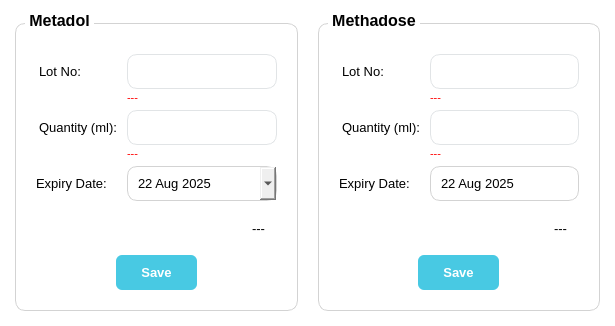
<?xml version="1.0" encoding="UTF-8"?>
<ui version="4.0">
 <class>Dialog</class>
 <widget class="QDialog" name="Dialog">
  <property name="geometry">
   <rect>
    <x>0</x>
    <y>0</y>
    <width>615</width>
    <height>326</height>
   </rect>
  </property>
  <property name="windowTitle">
   <string>Lot Details</string>
  </property>
  <property name="windowIcon">
   <iconset>
    <normaloff>../images/medidoze-icon.ico</normaloff>../images/medidoze-icon.ico</iconset>
  </property>
  <property name="styleSheet">
   <string notr="true">QDialog{
background:#ffffff;
font-family:Nirmala UI
}
QGroupBox{
border:1px solid lightgrey;
font-weight: 700;
padding:10px 0px 0px 0px;
margin-top:8px;
font-family:Nirmala UI;
font-size:12pt;
border-radius:10%
}
QGroupBox:title{
subcontrol-origin: margin;
left: 10px;
top:-4px;
margin:0px 2px 0px 2px
}
QLabel{
font-size:10pt
}
QDateEdit{
padding:8px;
border:1px solid lightgrey;
border-radius:10%;
font-size:10pt
}
QDateEdit::drop-down{
image:url(:/icon/images/down_arrow.svg);
padding:17px 12px 17px 0px;
/*border:1px solid lightgrey;*/
}
QCalendarWidget QToolButton {
/* Style navigation buttons */
background-color: transparent;
color: black;
width:90px;
}
QCalendarWidget QToolButton:hover {
/* Hover effect for navigation buttons */
background-color: #e0e0e0;
}
 /* Hover on list of  month items */
QCalendarWidget QMenu::item:selected {
background-color:rgb(72, 201, 227);
color: white;
}</string>
  </property>
  <layout class="QGridLayout" name="gridLayout">
   <property name="leftMargin">
    <number>15</number>
   </property>
   <property name="topMargin">
    <number>15</number>
   </property>
   <property name="rightMargin">
    <number>15</number>
   </property>
   <property name="bottomMargin">
    <number>15</number>
   </property>
   <property name="horizontalSpacing">
    <number>20</number>
   </property>
   <property name="verticalSpacing">
    <number>11</number>
   </property>
   <item row="0" column="0">
    <widget class="QGroupBox" name="groupBox">
     <property name="minimumSize">
      <size>
       <width>250</width>
       <height>250</height>
      </size>
     </property>
     <property name="title">
      <string>Metadol</string>
     </property>
     <layout class="QGridLayout" name="gridLayout_2">
      <property name="leftMargin">
       <number>20</number>
      </property>
      <property name="topMargin">
       <number>20</number>
      </property>
      <property name="rightMargin">
       <number>20</number>
      </property>
      <property name="bottomMargin">
       <number>20</number>
      </property>
      <item row="3" column="0">
       <widget class="QLabel" name="label_5">
        <property name="sizePolicy">
         <sizepolicy hsizetype="Preferred" vsizetype="Maximum">
          <horstretch>0</horstretch>
          <verstretch>0</verstretch>
         </sizepolicy>
        </property>
        <property name="styleSheet">
         <string notr="true">margin-bottom:15px</string>
        </property>
        <property name="text">
         <string>Quantity (ml):</string>
        </property>
       </widget>
      </item>
      <item row="5" column="1">
       <widget class="CustomDateEdit" name="expiryMetadol">
        <property name="styleSheet">
         <string notr="true"/>
        </property>
        <property name="buttonSymbols">
         <enum>QAbstractSpinBox::NoButtons</enum>
        </property>
        <property name="minimumDate">
         <date>
          <year>2025</year>
          <month>8</month>
          <day>22</day>
         </date>
        </property>
        <property name="calendarPopup">
         <bool>true</bool>
        </property>
       </widget>
      </item>
      <item row="0" column="0">
       <widget class="QLabel" name="label">
        <property name="sizePolicy">
         <sizepolicy hsizetype="Preferred" vsizetype="Maximum">
          <horstretch>0</horstretch>
          <verstretch>0</verstretch>
         </sizepolicy>
        </property>
        <property name="styleSheet">
         <string notr="true">margin-bottom:15px</string>
        </property>
        <property name="text">
         <string>Lot No:</string>
        </property>
       </widget>
      </item>
      <item row="3" column="1">
       <layout class="QVBoxLayout" name="verticalLayout_3">
        <property name="spacing">
         <number>2</number>
        </property>
        <property name="topMargin">
         <number>0</number>
        </property>
        <item>
         <widget class="QLineEdit" name="txtQtyMetadol">
          <property name="styleSheet">
           <string notr="true">border-radius:10%;
padding:8px;
border:1px solid #e1e4e6;
font-size:10pt</string>
          </property>
         </widget>
        </item>
        <item>
         <widget class="QLabel" name="errQtyMetadol">
          <property name="sizePolicy">
           <sizepolicy hsizetype="Maximum" vsizetype="Preferred">
            <horstretch>0</horstretch>
            <verstretch>0</verstretch>
           </sizepolicy>
          </property>
          <property name="styleSheet">
           <string notr="true">color:red;font-size:8pt</string>
          </property>
          <property name="text">
           <string>---</string>
          </property>
         </widget>
        </item>
       </layout>
      </item>
      <item row="0" column="1">
       <layout class="QVBoxLayout" name="verticalLayout_2">
        <property name="spacing">
         <number>2</number>
        </property>
        <property name="topMargin">
         <number>0</number>
        </property>
        <item>
         <widget class="QLineEdit" name="txtLotMetadol">
          <property name="styleSheet">
           <string notr="true">border-radius:10%;
padding:8px;
border:1px solid #e1e4e6;
font-size:10pt</string>
          </property>
         </widget>
        </item>
        <item>
         <widget class="QLabel" name="errLotMetadol">
          <property name="sizePolicy">
           <sizepolicy hsizetype="Maximum" vsizetype="Preferred">
            <horstretch>0</horstretch>
            <verstretch>0</verstretch>
           </sizepolicy>
          </property>
          <property name="styleSheet">
           <string notr="true">color:red;font-size:8pt</string>
          </property>
          <property name="text">
           <string>---</string>
          </property>
         </widget>
        </item>
       </layout>
      </item>
      <item row="5" column="0">
       <widget class="QLabel" name="label_2">
        <property name="sizePolicy">
         <sizepolicy hsizetype="Preferred" vsizetype="Maximum">
          <horstretch>0</horstretch>
          <verstretch>0</verstretch>
         </sizepolicy>
        </property>
        <property name="text">
         <string>Expiry Date:</string>
        </property>
       </widget>
      </item>
      <item row="6" column="0" colspan="2">
       <layout class="QVBoxLayout" name="verticalLayout">
        <property name="spacing">
         <number>5</number>
        </property>
        <property name="topMargin">
         <number>0</number>
        </property>
        <item alignment="Qt::AlignRight">
         <widget class="QLabel" name="infoMsgMetadol">
          <property name="styleSheet">
           <string notr="true">padding:8px</string>
          </property>
          <property name="text">
           <string>---</string>
          </property>
         </widget>
        </item>
        <item alignment="Qt::AlignHCenter">
         <widget class="QPushButton" name="btnSaveLotMetadol">
          <property name="cursor">
           <cursorShape>PointingHandCursor</cursorShape>
          </property>
          <property name="styleSheet">
           <string notr="true">QPushButton{ background:#48C9E3; color:#FFFFFF; padding:10px 25px; border-radius:6%;font-size:10pt; font-weight:700}</string>
          </property>
          <property name="text">
           <string>Save</string>
          </property>
         </widget>
        </item>
       </layout>
      </item>
     </layout>
    </widget>
   </item>
   <item row="0" column="1">
    <widget class="QGroupBox" name="groupBox_2">
     <property name="minimumSize">
      <size>
       <width>250</width>
       <height>220</height>
      </size>
     </property>
     <property name="maximumSize">
      <size>
       <width>16777215</width>
       <height>16777209</height>
      </size>
     </property>
     <property name="title">
      <string>Methadose</string>
     </property>
     <layout class="QGridLayout" name="gridLayout_3">
      <property name="leftMargin">
       <number>20</number>
      </property>
      <property name="topMargin">
       <number>20</number>
      </property>
      <property name="rightMargin">
       <number>20</number>
      </property>
      <property name="bottomMargin">
       <number>20</number>
      </property>
      <item row="6" column="0">
       <widget class="QLabel" name="label_4">
        <property name="sizePolicy">
         <sizepolicy hsizetype="Preferred" vsizetype="Maximum">
          <horstretch>0</horstretch>
          <verstretch>0</verstretch>
         </sizepolicy>
        </property>
        <property name="text">
         <string>Expiry Date:</string>
        </property>
       </widget>
      </item>
      <item row="6" column="1">
       <widget class="CustomDateEdit" name="expiryMethadose">
        <property name="buttonSymbols">
         <enum>QAbstractSpinBox::NoButtons</enum>
        </property>
        <property name="minimumDate">
         <date>
          <year>2025</year>
          <month>8</month>
          <day>22</day>
         </date>
        </property>
       </widget>
      </item>
      <item row="4" column="0">
       <widget class="QLabel" name="label_6">
        <property name="sizePolicy">
         <sizepolicy hsizetype="Preferred" vsizetype="Maximum">
          <horstretch>0</horstretch>
          <verstretch>0</verstretch>
         </sizepolicy>
        </property>
        <property name="styleSheet">
         <string notr="true">margin-bottom:15px</string>
        </property>
        <property name="text">
         <string>Quantity (ml):</string>
        </property>
       </widget>
      </item>
      <item row="0" column="0">
       <widget class="QLabel" name="label_3">
        <property name="sizePolicy">
         <sizepolicy hsizetype="Preferred" vsizetype="Maximum">
          <horstretch>0</horstretch>
          <verstretch>0</verstretch>
         </sizepolicy>
        </property>
        <property name="styleSheet">
         <string notr="true">margin-bottom:15px</string>
        </property>
        <property name="text">
         <string>Lot No:</string>
        </property>
       </widget>
      </item>
      <item row="0" column="1">
       <layout class="QVBoxLayout" name="verticalLayout_4">
        <property name="spacing">
         <number>2</number>
        </property>
        <property name="topMargin">
         <number>0</number>
        </property>
        <item>
         <widget class="QLineEdit" name="txtLotMethadose">
          <property name="sizePolicy">
           <sizepolicy hsizetype="Expanding" vsizetype="Preferred">
            <horstretch>0</horstretch>
            <verstretch>0</verstretch>
           </sizepolicy>
          </property>
          <property name="styleSheet">
           <string notr="true">border-radius:10%;
padding:8px;
border:1px solid #e1e4e6;
font-size:10pt</string>
          </property>
         </widget>
        </item>
        <item>
         <widget class="QLabel" name="errLotMethadose">
          <property name="sizePolicy">
           <sizepolicy hsizetype="Maximum" vsizetype="Preferred">
            <horstretch>0</horstretch>
            <verstretch>0</verstretch>
           </sizepolicy>
          </property>
          <property name="styleSheet">
           <string notr="true">color:red;font-size:8pt</string>
          </property>
          <property name="text">
           <string>---</string>
          </property>
         </widget>
        </item>
       </layout>
      </item>
      <item row="4" column="1">
       <layout class="QVBoxLayout" name="verticalLayout_5">
        <property name="spacing">
         <number>2</number>
        </property>
        <property name="topMargin">
         <number>0</number>
        </property>
        <item>
         <widget class="QLineEdit" name="txtQtyMethadose">
          <property name="styleSheet">
           <string notr="true">border-radius:10%;
padding:8px;
border:1px solid #e1e4e6;
font-size:10pt</string>
          </property>
         </widget>
        </item>
        <item>
         <widget class="QLabel" name="errQtyMethadose">
          <property name="sizePolicy">
           <sizepolicy hsizetype="Maximum" vsizetype="Preferred">
            <horstretch>0</horstretch>
            <verstretch>0</verstretch>
           </sizepolicy>
          </property>
          <property name="styleSheet">
           <string notr="true">color:red;font-size:8pt</string>
          </property>
          <property name="text">
           <string>---</string>
          </property>
         </widget>
        </item>
       </layout>
      </item>
      <item row="7" column="0" colspan="2">
       <layout class="QVBoxLayout" name="verticalLayout_6">
        <property name="spacing">
         <number>5</number>
        </property>
        <property name="topMargin">
         <number>0</number>
        </property>
        <item alignment="Qt::AlignRight">
         <widget class="QLabel" name="infoMsgMethadose">
          <property name="styleSheet">
           <string notr="true">padding:8px</string>
          </property>
          <property name="text">
           <string>---</string>
          </property>
         </widget>
        </item>
        <item alignment="Qt::AlignHCenter">
         <widget class="QPushButton" name="btnSaveLotMethadose">
          <property name="cursor">
           <cursorShape>PointingHandCursor</cursorShape>
          </property>
          <property name="styleSheet">
           <string notr="true">QPushButton{ background:#48C9E3; color:#FFFFFF; padding:10px 25px; border-radius:6%;font-size:10pt; font-weight:700}</string>
          </property>
          <property name="text">
           <string>Save</string>
          </property>
         </widget>
        </item>
       </layout>
      </item>
     </layout>
    </widget>
   </item>
  </layout>
 </widget>
 <customwidgets>
  <customwidget>
   <class>CustomDateEdit</class>
   <extends>QDateEdit</extends>
   <header>custom_date_edit.h</header>
  </customwidget>
 </customwidgets>
 <resources/>
 <connections/>
</ui>
